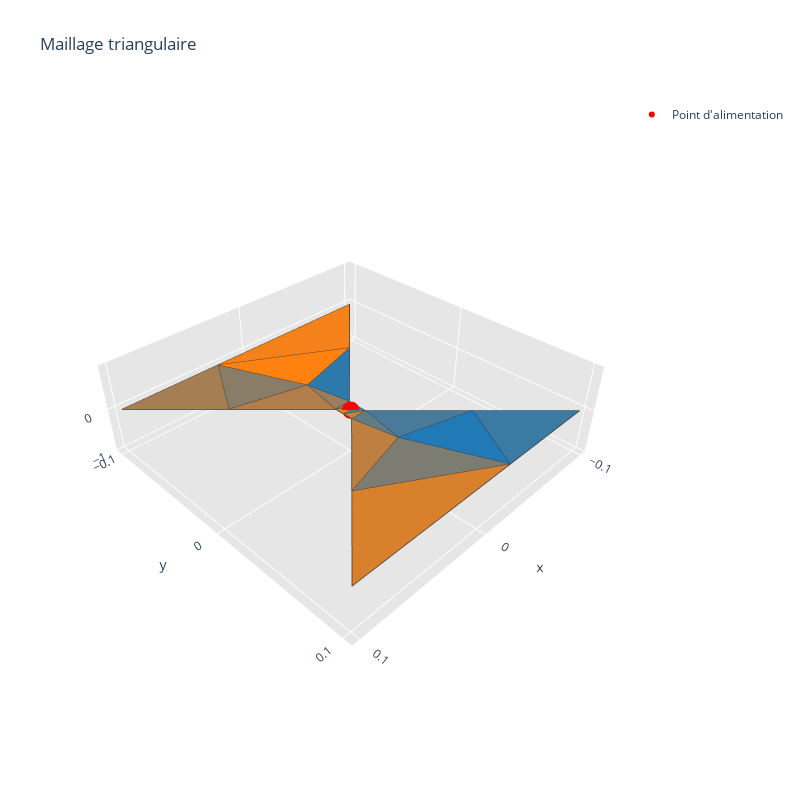

Notebook code cell kept with this figure:
### Code cell
bowtie2_name = "bowtie2"
bowtie2_folder = "data/antennas_mesh/"

# Création de l'objet de raffinage
mesh_bowtie2 = AdaptiveMeshRefiner()

# Étape 1 : Génération de la triangulation initiale avec un niveau moyen
mesh_bowtie2.initial_meshing(bowtie2_antenna, bowtie2_name, bowtie2_folder, refinement_level="high")

# show_mesh(points, triangles, feed_point_IFA)  # Change "black" si besoin
mesh_bowtie2.show_mesh(feed_point_bowtie2)

### Figure 1 — Plotly figure (JSON) as saved in the notebook; plotly's stock layout.template omitted (floating-point values rounded to 4 significant figures)
{"data": [{"facecolor": ["rgb(31, 119, 180)", "rgb(44, 119, 170)", "rgb(57, 120, 160)", "rgb(71, 120, 151)", "rgb(84, 121, 141)", "rgb(97, 121, 131)", "rgb(110, 122, 121)", "rgb(123, 122, 112)", "rgb(136, 123, 102)", "rgb(150, 123, 92)", "rgb(163, 124, 82)", "rgb(176, 124, 73)", "rgb(189, 125, 63)", "rgb(202, 125, 53)", "rgb(215, 126, 43)", "rgb(229, 126, 34)", "rgb(242, 127, 24)", "rgb(255, 127, 14)"], "i": [16, 1, 3, 2, 2, 5, 1, 16, 17, 1, 7, 6, 5, 9, 12, 6, 13, 17], "j": [10, 13, 10, 14, 8, 14, 6, 14, 11, 15, 11, 15, 12, 5, 4, 9, 0, 15], "k": [14, 15, 16, 10, 9, 2, 8, 12, 15, 6, 17, 11, 14, 2, 16, 8, 17, 13], "name": "", "type": "mesh3d", "x": [-0.099, -0.006, -0.006, -0.099, 0.099, 0.006, 0.006, 0.099, -0.006, 0.006, -0.0525, 0.0525, 0.0525, -0.0525, 0, 0, -0.026, 0.026], "y": [-0.1, -0.007, 0.007, 0.1, 0.1, 0.007, -0.007, -0.1, 0, 0, 0.0535, -0.0535, 0.0535, -0.0535, 0.03933, -0.03933, 0.1, -0.1], "z": [0, 0, 0, 0, 0, 0, 0, 0, 0, 0, 0, 0, 0, 0, 0, 0, 0, 0]}, {"line": {"color": "rgb(50, 50, 50)", "width": 1.5}, "mode": "lines", "showlegend": false, "type": "scatter3d", "x": [-0.026, -0.0525, 0, -0.026, null, -0.006, -0.0525, 0, -0.006, null, -0.099, -0.0525, -0.026, -0.099, null, -0.006, 0, -0.0525, -0.006, null, -0.006, -0.006, 0.006, -0.006, null, 0.006, 0, -0.006, 0.006, null, -0.006, 0.006, -0.006, -0.006, null, -0.026, 0, 0.0525, -0.026, null, 0.026, 0.0525, 0, 0.026, null, -0.006, 0, 0.006, -0.006, null, 0.099, 0.0525, 0.026, 0.099, null, 0.006, 0, 0.0525, 0.006, null, 0.006, 0.0525, 0, 0.006, null, 0.006, 0.006, -0.006, 0.006, null, 0.0525, 0.099, -0.026, 0.0525, null, 0.006, 0.006, -0.006, 0.006, null, -0.0525, -0.099, 0.026, -0.0525, null, 0.026, 0, -0.0525, 0.026, null], "y": [0.1, 0.0535, 0.03933, 0.1, null, -0.007, -0.0535, -0.03933, -0.007, null, 0.1, 0.0535, 0.1, 0.1, null, 0.007, 0.03933, 0.0535, 0.007, null, 0.007, 0, 0, 0.007, null, 0.007, 0.03933, 0.007, 0.007, null, -0.007, -0.007, 0, -0.007, null, 0.1, 0.03933, 0.0535, 0.1, null, -0.1, -0.0535, -0.03933, -0.1, null, -0.007, -0.03933, -0.007, -0.007, null, -0.1, -0.0535, -0.1, -0.1, null, -0.007, -0.03933, -0.0535, -0.007, null, 0.007, 0.0535, 0.03933, 0.007, null, 0, 0.007, 0.007, 0, null, 0.0535, 0.1, 0.1, 0.0535, null, -0.007, 0, 0, -0.007, null, -0.0535, -0.1, -0.1, -0.0535, null, -0.1, -0.03933, -0.0535, -0.1, null], "z": [0, 0, 0, 0, null, 0, 0, 0, 0, null, 0, 0, 0, 0, null, 0, 0, 0, 0, null, 0, 0, 0, 0, null, 0, 0, 0, 0, null, 0, 0, 0, 0, null, 0, 0, 0, 0, null, 0, 0, 0, 0, null, 0, 0, 0, 0, null, 0, 0, 0, 0, null, 0, 0, 0, 0, null, 0, 0, 0, 0, null, 0, 0, 0, 0, null, 0, 0, 0, 0, null, 0, 0, 0, 0, null, 0, 0, 0, 0, null, 0, 0, 0, 0, null]}, {"marker": {"color": "red", "opacity": 1, "size": 6}, "mode": "markers", "name": "Point d'alimentation", "type": "scatter3d", "x": [0], "y": [0], "z": [0]}], "layout": {"height": 800, "scene": {"aspectratio": {"x": 0.99, "y": 1, "z": 0.3}, "xaxis": {"backgroundcolor": "rgb(230, 230, 230)", "gridcolor": "rgb(255, 255, 255)", "showbackground": true, "zerolinecolor": "rgb(255, 255, 255)"}, "yaxis": {"backgroundcolor": "rgb(230, 230, 230)", "gridcolor": "rgb(255, 255, 255)", "showbackground": true, "zerolinecolor": "rgb(255, 255, 255)"}, "zaxis": {"backgroundcolor": "rgb(230, 230, 230)", "gridcolor": "rgb(255, 255, 255)", "showbackground": true, "zerolinecolor": "rgb(255, 255, 255)"}}, "title": {"text": "Maillage triangulaire"}, "width": 800}}
